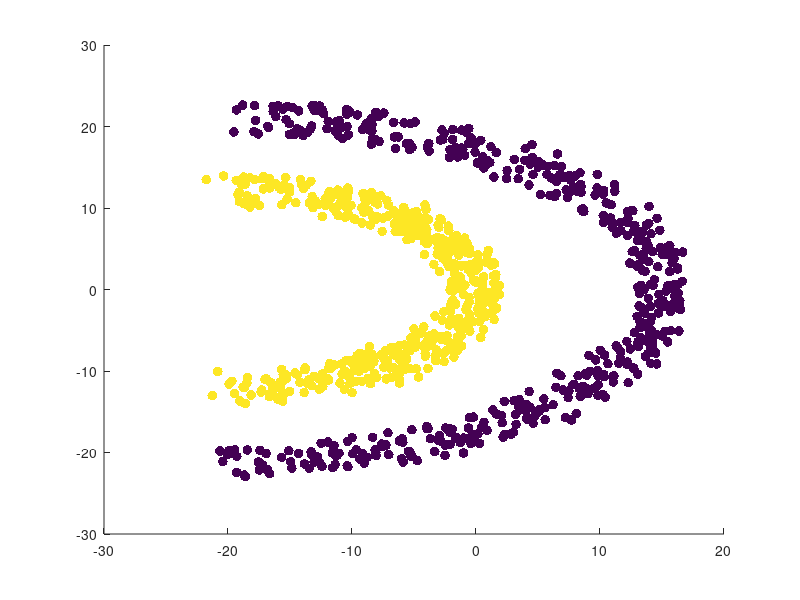

Here is the MATLAB script that generated this plot:
function data = halfkernel(N, minx, r1, r2, noise, ratio)

if nargin < 1
    N = 1000;
end
if mod(N,2) ~= 0
    N = N + 1;
end
if nargin < 2
    minx = -20;
end
if nargin < 3
    r1 = 20;
end
if nargin < 4
    r2 = 35;
end
if nargin < 5
    noise = 4;
end
if nargin < 6
    ratio = 0.6;
end

phi1 = rand(N/2,1) * pi;
inner = [minx + r1 * sin(phi1) - .5 * noise  + noise * rand(N/2,1) r1 * ratio * cos(phi1) - .5 * noise + noise * rand(N/2,1) ones(N/2,1)];
    
phi2 = rand(N/2,1) * pi;
outer = [minx + r2 * sin(phi2) - .5 * noise  + noise * rand(N/2,1) r2 * ratio * cos(phi2) - .5 * noise  + noise * rand(N/2,1) zeros(N/2,1)];

data = [inner; outer];
   scatter(data(:,1), data(:,2), 50, data(:,3),'filled'); 
end